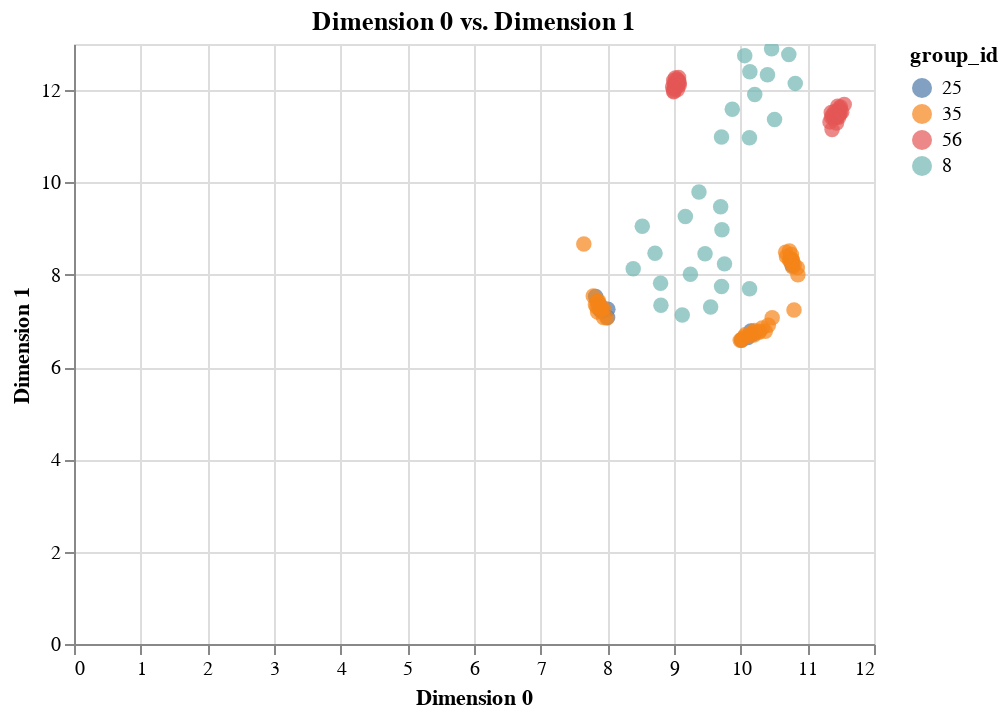

Notebook code for this chart:
### Code cell
merged_embs.plot_interactive(annot=False, color='group_id')
